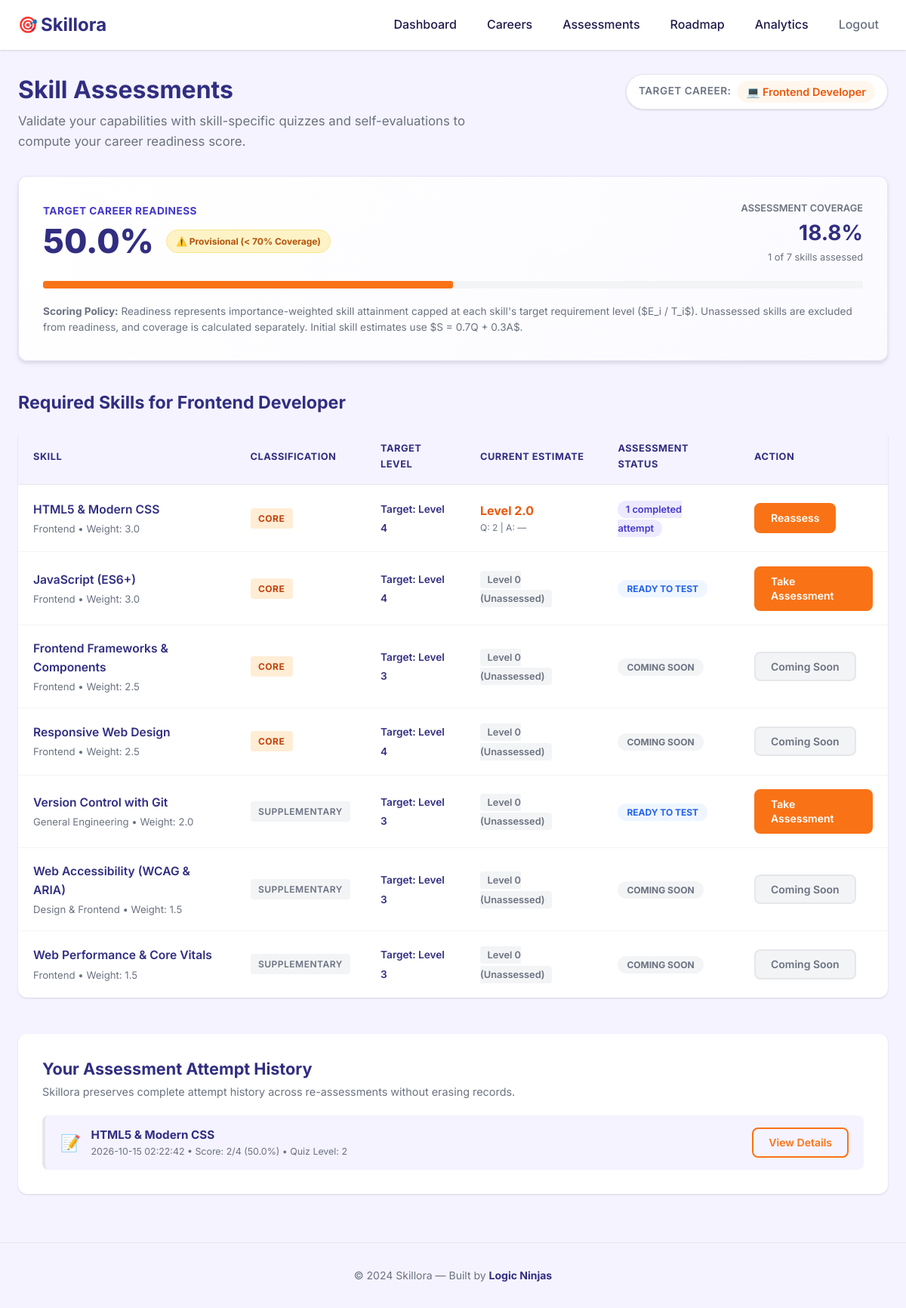
The app's page /assessment/ (signed in) with its own data.
### tables this page shows
CREATE TABLE careers (
    id INTEGER PRIMARY KEY AUTOINCREMENT,
    code TEXT UNIQUE NOT NULL,
    title TEXT UNIQUE NOT NULL,
    description TEXT NOT NULL,
    icon TEXT NOT NULL,
    created_at TIMESTAMP DEFAULT CURRENT_TIMESTAMP
);

CREATE TABLE career_selections (
    id INTEGER PRIMARY KEY AUTOINCREMENT,
    user_id INTEGER NOT NULL,
    career_path TEXT NOT NULL,
    selected_at TIMESTAMP DEFAULT CURRENT_TIMESTAMP,
    is_active INTEGER DEFAULT 1, career_id INTEGER REFERENCES careers(id),
    FOREIGN KEY (user_id) REFERENCES users (id)
);

CREATE TABLE skills (
    id INTEGER PRIMARY KEY AUTOINCREMENT,
    code TEXT UNIQUE NOT NULL,
    name TEXT UNIQUE NOT NULL,
    category TEXT NOT NULL,
    description TEXT NOT NULL
);

CREATE TABLE assessment_attempts (
    id INTEGER PRIMARY KEY AUTOINCREMENT,
    user_id INTEGER NOT NULL,
    skill_id INTEGER NOT NULL,
    total_questions INTEGER NOT NULL,
    correct_count INTEGER NOT NULL,
    score_percentage REAL NOT NULL,
    quiz_proficiency INTEGER NOT NULL CHECK (quiz_proficiency >= 1 AND quiz_proficiency <= 5),
    self_assessed_level INTEGER CHECK (self_assessed_level IS NULL OR (self_assessed_level >= 1 AND self_assessed_level <= 5)),
    combined_estimate REAL,
    has_discrepancy INTEGER NOT NULL DEFAULT 0 CHECK (has_discrepancy IN (0, 1)),
    discrepancy_message TEXT,
    status TEXT NOT NULL DEFAULT 'completed' CHECK (status IN ('in_progress', 'completed', 'invalid')),
    completed_at TIMESTAMP DEFAULT CURRENT_TIMESTAMP,
    FOREIGN KEY (user_id) REFERENCES users (id),
    FOREIGN KEY (skill_id) REFERENCES skills (id)
);

### assessment.py (the view)
@bp.route('/')
@login_required
def index():
    db = get_db()
    active_career = db.execute(
        '''
        SELECT cs.career_id, cs.career_path, c.id as cid, c.code, c.icon, c.description
        FROM career_selections cs
        LEFT JOIN careers c ON cs.career_id = c.id OR cs.career_path = c.title
        WHERE cs.user_id = ? AND cs.is_active = 1
        ORDER BY cs.selected_at DESC, cs.id DESC LIMIT 1
        ''',
        (g.user['id'],)
    ).fetchone()
    skills_data = []
    readiness_summary = None
    if active_career and active_career['cid']:
        career_id = active_career['cid']
        reqs = db.execute(
            '''
            SELECT s.id as skill_id, s.code as skill_code, s.name as skill_name,
                   s.category, s.description as skill_description,
                   csr.target_level, csr.importance_weight, csr.is_core,
                   COUNT(DISTINCT q.id) as question_count,
                   use.quiz_proficiency, use.self_assessed_level,
                   use.current_estimate, use.last_attempt_id, use.updated_at as last_assessed_at,
                   COUNT(DISTINCT aa.id) as attempt_count
            FROM career_skill_requirements csr
            JOIN skills s ON csr.skill_id = s.id
            LEFT JOIN questions q ON s.id = q.skill_id
            LEFT JOIN user_skill_estimates use ON (s.id = use.skill_id AND use.user_id = ?)
            LEFT JOIN assessment_attempts aa ON (s.id = aa.skill_id AND aa.user_id = ? AND aa.status = 'completed')
            WHERE csr.career_id = ?
            GROUP BY s.id
            ORDER BY csr.is_core DESC, csr.importance_weight DESC, s.name ASC
            ''',
            (g.user['id'], g.user['id'], career_id)
        ).fetchall()
        user_estimates = {}
        requirements_for_readiness = []
        for r in reqs:
            s_dict = dict(r)
            s_dict['proficiency_title'] = PROFICIENCY_LEVELS.get(r['quiz_proficiency'], 'Unassessed')
            skills_data.append(s_dict)
            requirements_for_readiness.append({
                'skill_id': r['skill_id'],
                'skill_name': r['skill_name'],
                'target_level': r['target_level'],
                'importance_weight': r['importance_weight'],
                'is_core': r['is_core']
            })
            if r['current_estimate'] is not None and r['current_estimate'] > 0:
                user_estimates[r['skill_id']] = r['current_estimate']
        readiness_summary = calculate_career_readiness(requirements_for_readiness, user_estimates)
    recent_attempts = db.execute(
        '''
        SELECT aa.*, s.name as skill_name, s.code as skill_code
        FROM assessment_attempts aa
        JOIN skills s ON aa.skill_id = s.id
        WHERE aa.user_id = ?
        ORDER BY aa.completed_at DESC, aa.id DESC LIMIT 10
        ''',
        (g.user['id'],)
    ).fetchall()
    return render_template(
        'assessment/index.html',
        active_career=active_career,
        skills=skills_data,
        readiness=readiness_summary,
        recent_attempts=recent_attempts,
        proficiency_levels=PROFICIENCY_LEVELS
    )

### auth.py (called while the page is built)
@bp.before_app_request
def load_logged_in_user():
    user_id = session.get('user_id')
    if user_id is None:
        g.user = None
    else:
        g.user = get_db().execute(
            'SELECT * FROM users WHERE id = ?', (user_id,)
        ).fetchone()

def login_required(view):
    @functools.wraps(view)
    def wrapped_view(**kwargs):
        if g.user is None:
            flash('Please log in to access this page.', 'error')
            return redirect(url_for('auth.login'))
        return view(**kwargs)
    return wrapped_view

### db.py (called while the page is built)
def get_db():
    if 'db' not in g:
        db_path = current_app.config['DATABASE']
        os.makedirs(os.path.dirname(db_path), exist_ok=True)
        g.db = sqlite3.connect(db_path)
        g.db.row_factory = sqlite3.Row
        g.db.execute('PRAGMA foreign_keys = ON')
    return g.db

### templates/assessment/index.html (shortened to what this page needs)
{% extends "base.html" %}
{% block content %}
<div class="container assessment-container">
    <div class="assessment-header">
        <div>
            <h1 class="page-title">Skill Assessments</h1>
            <p class="page-subtitle">
                Validate your capabilities with skill-specific quizzes and self-evaluations to compute your career readiness score.
            </p>
        </div>
        {% if active_career %}
        <div class="current-selection-banner">
            <span class="selection-label">Target Career:</span>
            <span class="career-badge-inline">{{ active_career['icon'] or '🎯' }} {{ active_career['career_path'] }}</span>
        </div>
        {% endif %}
    </div>
    {% if not active_career %}
    <div class="card empty-state-card" style="text-align: center; padding: 3rem 1.5rem; margin-bottom: 2rem;">
        <div class="empty-state-icon">🧭</div>
        <h2 style="color: var(--color-primary); margin-bottom: 0.5rem;">Select a Career Track First</h2>
        <p style="color: var(--color-text-muted); max-width: 480px; margin: 0 auto 1.5rem;">
            Assessments are mapped specifically to career requirements. Choose your target career to view your custom assessment list.
        </p>
        <a href="{{ url_for('main.careers') }}" class="btn btn-primary btn-md">Explore Careers →</a>
    </div>
    {% else %}
    {% if readiness %}
    <div class="readiness-card card" style="margin-bottom: 2.5rem;">
        <div class="readiness-header-row">
            <div>
                <span class="readiness-kpi-label">Target Career Readiness</span>
                <div class="readiness-kpi-val-row">
                    <span class="readiness-kpi-number">{{ readiness['readiness_score'] }}%</span>
                    {% if readiness['is_provisional'] %}
                    <span class="provisional-pill" title="Readiness is provisional until coverage reaches 70%">
                        ⚠️ Provisional (&lt; 70% Coverage)
                    </span>
                    {% else %}
                    <span class="status-pill status-active">✓ Verified Readiness</span>
                    {% endif %}
                </div>
            </div>
            <div class="coverage-stat-box">
                <span class="coverage-label">Assessment Coverage</span>
                <span class="coverage-val">{{ readiness['coverage_percentage'] }}%</span>
                <span class="coverage-sub">{{ readiness['assessed_skills_count'] }} of {{ readiness['total_skills_count'] }} skills assessed</span>
            </div>
        </div>
        <div class="mini-bar-track" style="height: 10px; margin: 1.25rem 0;">
            <div class="mini-bar-fill" style="width: {{ readiness['readiness_score'] }}%;"></div>
        </div>
        <p class="readiness-explanation">
            <strong>Scoring Policy:</strong> Readiness represents importance-weighted skill attainment capped at each skill's target requirement level ($E_i / T_i$).
            Unassessed skills are excluded from readiness, and coverage is calculated separately.
            Initial skill estimates use $S = 0.7Q + 0.3A$.
        </p>
    </div>
    {% endif %}
    <div class="skills-assessment-section">
        <h2 class="section-title-left" style="margin-bottom: 1.25rem;">Required Skills for {{ active_career['career_path'] }}</h2>
        <div class="requirements-table-wrapper card">
            <table class="requirements-table">
                <thead>
                    <tr>
                        <th>Skill</th>
                        <th>Classification</th>
                        <th>Target Level</th>
                        <th>Current Estimate</th>
                        <th>Assessment Status</th>
                        <th>Action</th>
                    </tr>
                </thead>
                <tbody>
                    {% for s in skills %}
                    <tr>
                        <td>
                            <div class="skill-name-col">
                                <span class="skill-title">{{ s['skill_name'] }}</span>
                                <span class="skill-desc">{{ s['category'] }} &bull; Weight: {{ s['importance_weight'] }}</span>
                            </div>
                        </td>
                        <td>
                            {% if s['is_core'] == 1 %}
                            <span class="badge-core">Core</span>
                            {% else %}
                            <span class="badge-supplementary">Supplementary</span>
                            {% endif %}
                        </td>
                        <td>
                            <span class="level-badge">Target: Level {{ s['target_level'] }}</span>
                        </td>
                        <td>
                            {% if s['current_estimate'] %}
                            <div class="estimate-col">
                                <span class="estimate-value">Level {{ s['current_estimate'] }}</span>
                                <span class="estimate-sub">
                                    Q: {{ s['quiz_proficiency'] }} | A: {{ s['self_assessed_level'] or '—' }}
                                </span>
                            </div>
                            {% else %}
                            <span class="unassessed-tag">Level 0 (Unassessed)</span>
                            {% endif %}
                        </td>
                        <td>
                            {% if s['attempt_count'] > 0 %}
                            <span class="attempt-badge">{{ s['attempt_count'] }} completed attempt{% if s['attempt_count'] > 1 %}s{% endif %}</span>
                            {% elif s['question_count'] > 0 %}
                            <span class="status-pill" style="background: var(--color-info-bg); color: var(--color-info);">Ready to test</span>
                            {% else %}
                            <span class="status-pill status-archived">Coming soon</span>
                            {% endif %}
                        </td>
                        <td>
                            {% if s['question_count'] > 0 %}
                            <a href="{{ url_for('assessment.take_assessment', skill_code=s['skill_code']) }}" class="btn btn-primary btn-sm">
                                {% if s['attempt_count'] > 0 %}Reassess{% else %}Take Assessment{% endif %}
                            </a>
                            {% else %}
                            <button class="btn btn-sm btn-disabled" disabled title="Question bank for this skill is in preparation">
                                Coming Soon
                            </button>
                            {% endif %}
                        </td>
                    </tr>
                    {% endfor %}
                </tbody>
            </table>
        </div>
    </div>
    {% if recent_attempts and recent_attempts|length > 0 %}
    <div class="career-history-section" style="margin-top: 3rem;">
        <h2 class="history-title">Your Assessment Attempt History</h2>
        <p class="history-desc">Skillora preserves complete attempt history across re-assessments without erasing records.</p>
        <div class="history-list">
            {% for a in recent_attempts %}
            <div class="history-item">
                <div class="history-info">
                    <span class="history-icon">📝</span>
                    <div>
                        <strong class="history-career">{{ a['skill_name'] }}</strong>
                        <span class="history-time">{{ a['completed_at'] }} &bull; Score: {{ a['correct_count'] }}/{{ a['total_questions'] }} ({{ a['score_percentage'] }}%) &bull; Quiz Level: {{ a['quiz_proficiency'] }}</span>
                    </div>
                </div>
                <div style="display: flex; align-items: center; gap: 0.75rem;">
                    <a href="{{ url_for('assessment.view_attempt', attempt_id=a['id']) }}" class="btn btn-outline btn-sm">
                        View Details
                    </a>
                </div>
            </div>
            {% endfor %}
        </div>
    </div>
    {% endif %}
    {% endif %}
</div>
{% endblock %}

### records on screen
careers: icon "💻"
career_selections: career_path "Frontend Developer"
skills: skill_name "HTML5 & Modern CSS", category "Frontend", importance_weight "3.0", shows "CORE", target_level "4", current_estimate "2.0", quiz_proficiency "2", s "—", attempt_count "1", shows "Reassess"
skills: skill_name "JavaScript (ES6+)", category "Frontend", importance_weight "3.0", shows "CORE", target_level "4", shows "Level 0 (Unassessed)", shows "READY TO TEST", shows "Take Assessment"
skills: skill_name "Frontend Frameworks & Components", category "Frontend", importance_weight "2.5", shows "CORE", target_level "3", shows "Level 0 (Unassessed)", shows "COMING SOON", shows "Coming Soon"
skills: skill_name "Responsive Web Design", category "Frontend", importance_weight "2.5", shows "CORE", target_level "4", shows "Level 0 (Unassessed)", shows "COMING SOON", shows "Coming Soon"
skills: skill_name "Version Control with Git", category "General Engineering", importance_weight "2.0", shows "SUPPLEMENTARY", target_level "3", shows "Level 0 (Unassessed)", shows "READY TO TEST", shows "Take Assessment"
skills: skill_name "Web Accessibility (WCAG & ARIA)", category "Design & Frontend", importance_weight "1.5", shows "SUPPLEMENTARY", target_level "3", shows "Level 0 (Unassessed)", shows "COMING SOON", shows "Coming Soon"
skills: skill_name "Web Performance & Core Vitals", category "Frontend", importance_weight "1.5", shows "SUPPLEMENTARY", target_level "3", shows "Level 0 (Unassessed)", shows "COMING SOON", shows "Coming Soon"
assessment_attempts: skill_name "HTML5 & Modern CSS", completed_at "2026-10-15 02:22:42", correct_count "2", total_questions "4", score_percentage "50.0", quiz_proficiency "2"

### other values on screen
{{ readiness['readiness_score'] }} "50.0"
{{ readiness['coverage_percentage'] }} "18.8"
{{ readiness['assessed_skills_count'] }} "1"
{{ readiness['total_skills_count'] }} "7"
